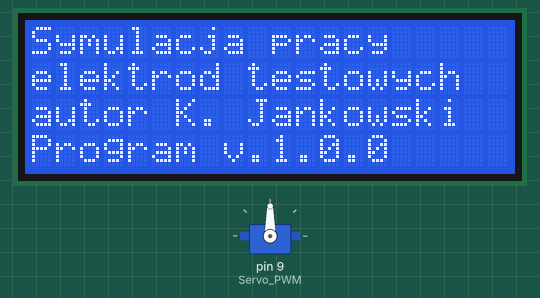
A sketch run on a simulated Arduino Uno, built with avr-gcc and run on an emulated ATmega328P. On the bench: servo, 20×4 character LCD.

Above: at 0.2 s.
At 11.2 s:
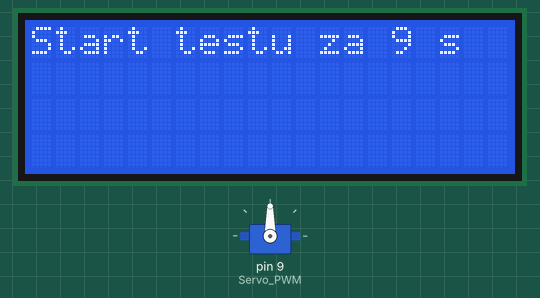
At 16.3 s:
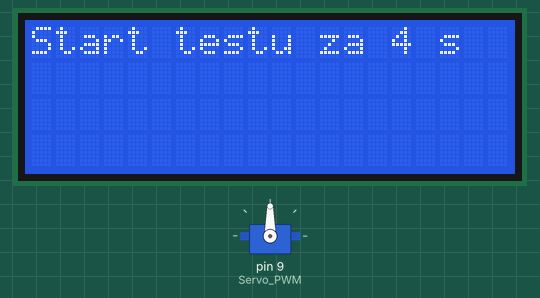
At 21.54 s:
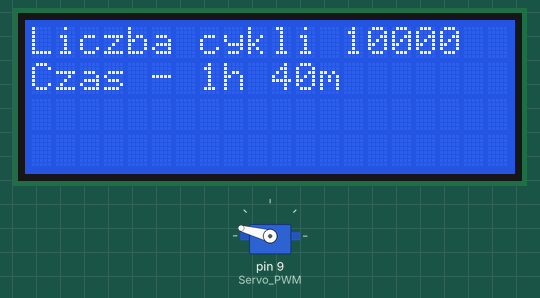
Timing chart, 0 to 40.0 s (numbered marks = the images above):
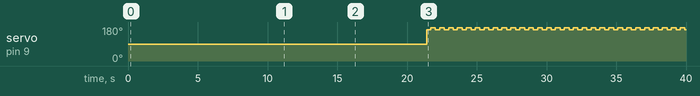

The sketch:

test_probes_simulator_v1.ino
```cpp
#include <Servo.h>
#include <Wire.h>
#include <LiquidCrystal_I2C.h>

#define Servo_PWM 9
Servo MG995_Servo;


LiquidCrystal_I2C lcd(0x3F, 20, 4);


long liczba_cykli = 10000;
int czas_h = 1;
int czas_min = 40;

void setup() {
  Serial.begin(9600);
  MG995_Servo.attach(Servo_PWM);


  lcd.init();
  lcd.backlight();


  lcd.clear();
  lcd.setCursor(0, 0);
  lcd.print("Symulacja pracy");
  lcd.setCursor(0, 1);
  lcd.print("elektrod testowych");
  lcd.setCursor(0, 2);
  lcd.print("autor K. Jankowski");
  lcd.setCursor(0, 3);
  lcd.print("Program v.1.0.0");

  delay(10000);


  for (int i = 10; i >= 0; i--) {
    lcd.clear();
    lcd.setCursor(0, 0);
    lcd.print("Start testu za ");
    lcd.print(i);
    lcd.print(" s");
    delay(1000);
  }

  lcd.clear();
}

void loop() {
  if (liczba_cykli > 0) {

    lcd.setCursor(0, 0);
    lcd.print("Liczba cykli - ");
    lcd.setCursor(13, 0);
    lcd.print("      ");
    lcd.setCursor(13, 0);
    lcd.print(liczba_cykli);

    lcd.setCursor(0, 1);
    lcd.print("Czas - ");
    lcd.print(czas_h);
    lcd.print("h ");
    lcd.print(czas_min);
    lcd.print("m");

    MG995_Servo.write(165);
    delay(300);
    MG995_Servo.write(175);
    delay(300);


    liczba_cykli--;
    if (liczba_cykli % 100 == 0) {
      czas_min--;
      if (czas_min < 0) {
        czas_h--;
        czas_min = 59;
      }
    }
  } else {
    lcd.clear();
    lcd.setCursor(0, 0);
    lcd.print("Test zakonczony");
    while (1);
  }
}
```

Measured:
- by itself, servo on pin 9 (Servo_PWM): alternates 175° for 0.34 s and 165° for 0.30 s
- what the display in image 2 shows lasts 1.0 s, from 16.3 s to 17.3 s
